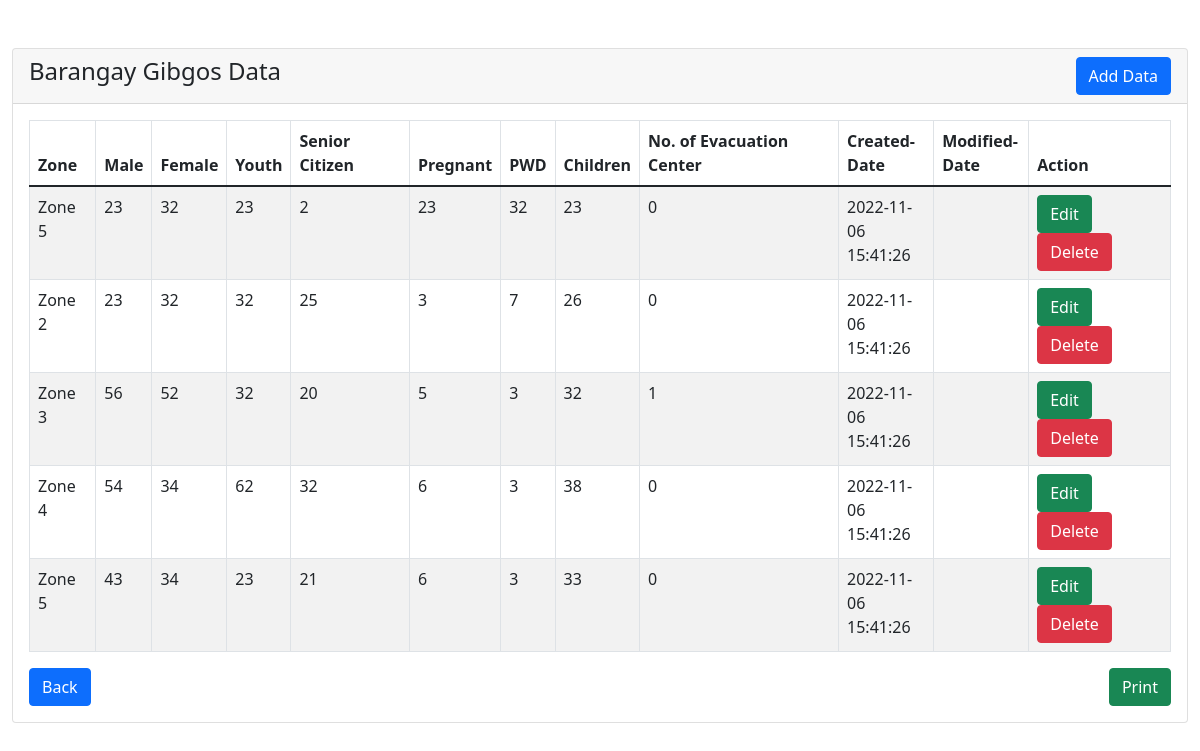
Screenshot of /admin/barangay-statistics/gibgos/gibgos-tbl.php (signed in) with the database file from the repository.
### tables this page shows
CREATE TABLE `barangay_data` (
  `id` int(10) NOT NULL,
  `barangay_name` varchar(50) NOT NULL,
  `zone` varchar(15) NOT NULL,
  `male` int(11) NOT NULL,
  `female` int(11) NOT NULL,
  `youth` int(11) NOT NULL,
  `senior_citizen` int(11) NOT NULL,
  `pregnant` int(11) NOT NULL,
  `pwd` int(11) NOT NULL,
  `children` int(11) NOT NULL,
  `no_evacuations` int(11) NOT NULL,
  `created_date` timestamp NULL DEFAULT current_timestamp(),
  `modified_date` timestamp NULL DEFAULT NULL ON UPDATE current_timestamp()
);

### admin/barangay-statistics/gibgos/gibgos-tbl.php (the view, shortened to what this page needs)
<?php
require '../../dbconfig.php';
?>
<!doctype html>
<html lang="en">
  <head>
    <link rel="stylesheet" type="text/css" href="../style-print.css" media="print" >
    <link href="https://cdn.jsdelivr.net/npm/bootstrap@5.1.3/dist/css/bootstrap.min.css" rel="stylesheet">
</head>
<body>
    <div class="container-fluid mt-5">
        <div class="row">
            <div class="col-md-12">
                <div class="card">
                    <div class="card-header">
                        <h4>Barangay Gibgos Data
                            <a href="add-data.php" class="btn btn-primary float-end" id="print-btn">Add Data</a>
                        </h4>
                    </div>
                    <div class="card-body">
                        <table class="table table-bordered table-striped">
                            <thead>
                                <tr>
                                    <th>Zone</th>
                                    <th>Male</th>
                                    <th>Female</th>
                                    <th>Youth</th>
                                    <th>Senior Citizen</th>
                                    <th>Pregnant</th>
                                    <th>PWD</th>
                                    <th>Children</th>
                                    <th>No. of Evacuation Center</th>
                                    <th id="print-btn">Created-Date</th>
                                    <th id="print-btn">Modified-Date</th>
                                    <th id="print-btn">Action</th>
                                </tr>
                            </thead>
                            <tbody>
                                <?php
                                    $query = "SELECT * FROM barangay_data WHERE barangay_name='Gibgos'";
                                    $query_run = mysqli_query($con, $query);
                                    if(mysqli_num_rows($query_run) > 0)
                                    {
                                        foreach($query_run as $gibgos)
                                        {
                                            ?>
                                            <tr>
                                                <td><?= $gibgos['zone']; ?></td>
                                                <td><?= $gibgos['male']; ?></td>
                                                <td><?= $gibgos['female']; ?></td>
                                                <td><?= $gibgos['youth']; ?></td>
                                                <td><?= $gibgos['senior_citizen']; ?></td>
                                                <td><?= $gibgos['pregnant']; ?></td>
                                                <td><?= $gibgos['pwd']; ?></td>
                                                <td><?= $gibgos['children']; ?></td>
                                                <td><?= $gibgos['no_evacuations']; ?></td>
                                                <td id="print-btn" class="col-md-1"><?= $gibgos['created_date']; ?></td>
                                                <td id="print-btn" class="col-md-1"><?= $gibgos['modified_date']; ?></td>
                                                <td id="print-btn"  class="col-md-1.1">
                                                    <a href="edit-data.php?id=<?= $gibgos['id']; ?>" class="btn btn-success btn">Edit</a>
                                                    <button type="button" class="btn btn-danger btn deletebtn">Delete</button>
                                                </td>
                                            </tr>
                                            <?php
                                        }
                                    }
                                    else
                                    {
                                        echo "<h5> No Record Found </h5>";
                                    }
                                ?>
                            </tbody>
                        </table>
                        <a href="../barangay-statistics.php" class="btn btn-primary float-start" id="print-btn">Back</a>
                        <button onclick="window.print()" class="btn btn-success float-end" id="print-btn">  Print  </button>
                    </div>
                </div>
            </div>
        </div>
    </div>
</body>
</html>

### admin/barangay-statistics/style-print.css (style rules this page uses)
#print-btn { display: none; visibility: none; }

### rows the page displays
barangay_data: zone "Zone 5", male "23", female "32", youth "23", senior_citizen "2", pregnant "23", pwd "32", children "23", no_evacuations "0", created_date "2022-11-06 15:41:26"
barangay_data: zone "Zone 2", male "23", female "32", youth "32", senior_citizen "25", pregnant "3", pwd "7", children "26", no_evacuations "0", created_date "2022-11-06 15:41:26"
barangay_data: zone "Zone 3", male "56", female "52", youth "32", senior_citizen "20", pregnant "5", pwd "3", children "32", no_evacuations "1", created_date "2022-11-06 15:41:26"
barangay_data: zone "Zone 4", male "54", female "34", youth "62", senior_citizen "32", pregnant "6", pwd "3", children "38", no_evacuations "0", created_date "2022-11-06 15:41:26"
barangay_data: zone "Zone 5", male "43", female "34", youth "23", senior_citizen "21", pregnant "6", pwd "3", children "33", no_evacuations "0", created_date "2022-11-06 15:41:26"
